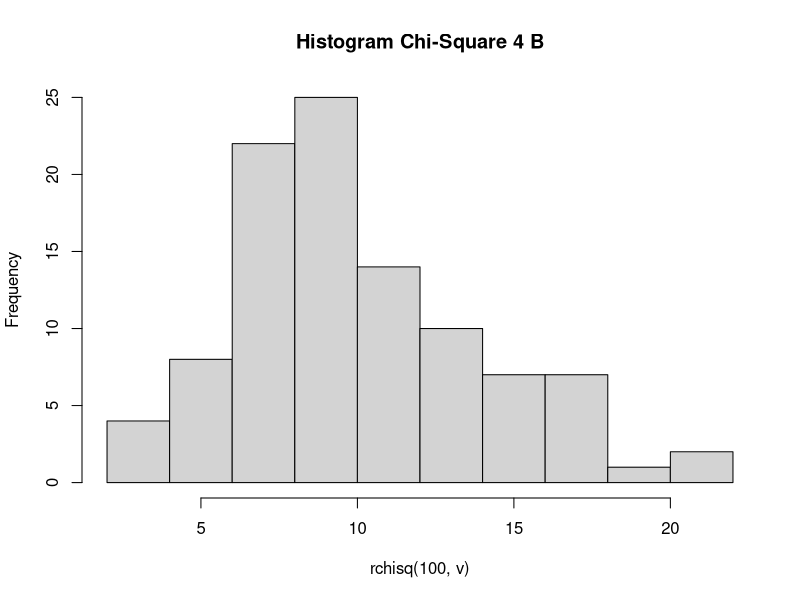

Write the R code that produced this figure.
# Fadel Pramaputra Maulana / 5025201260 / Probstat C

# No 4 (Distribusi Chi-Square)
# a
empat.a = dchisq(2, v <- 10)

# b
hist(rchisq(100, v), main = "Histogram Chi-Square 4 B")

# c
empat.c.rataan = v
empat.c.variansi = 2 * v
